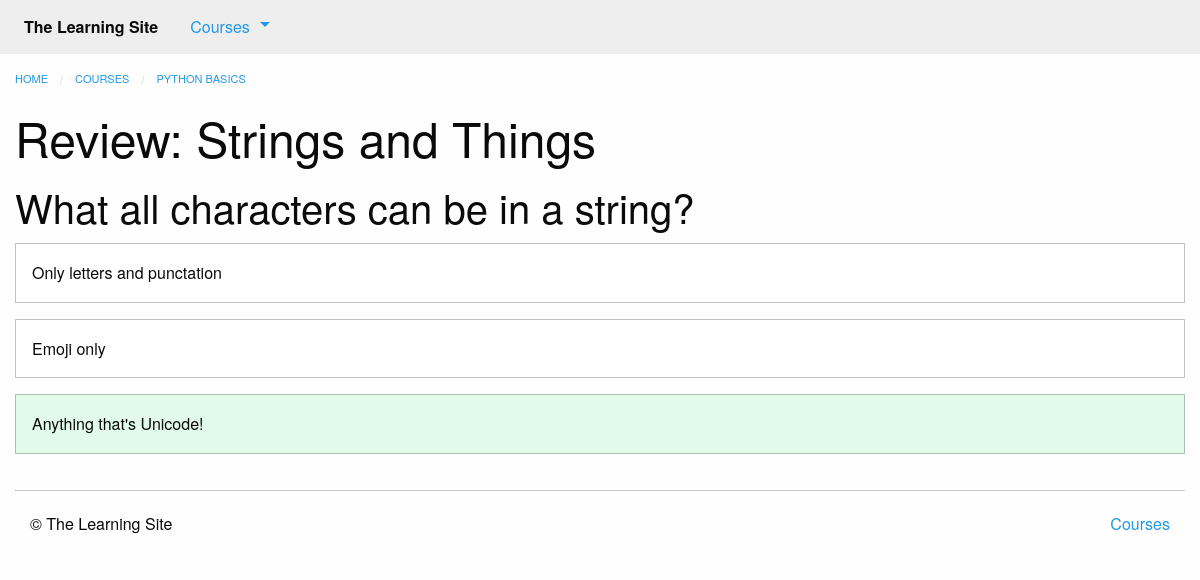
Page /courses/1/q2/ on the committed database.
### courses/models.py (models this page shows, shortened)
class Step(models.Model):
    title = models.CharField(max_length=255)
    description = models.TextField()
    order = models.IntegerField(default=0)
    course = models.ForeignKey(Course)
    class Meta:
        abstract = True
        ordering = ['order',]

class Quiz(Step):
    total_questions = models.IntegerField(default=4)
    class Meta:
        verbose_name_plural = "Quizzes"

class Course(models.Model):
    created_at = models.DateTimeField(auto_now_add=True)
    title = models.CharField(max_length=255)
    description = models.TextField()

class Question(models.Model):
    quiz = models.ForeignKey(Quiz)
    order = models.IntegerField(default=0)
    prompt = models.TextField()
    class Meta:
        ordering = ['order',]

class Answer(models.Model):
    question = models.ForeignKey(Question)
    order = models.IntegerField(default=0)
    text = models.CharField(max_length=255)
    correct = models.BooleanField(default=False)
    class Meta:
        ordering = ['order',]

### courses/views.py (the view)
# urls.py: url(r'(?P<course_pk>\d+)/q(?P<step_pk>\d+)/$', views.quiz_detail,
def quiz_detail(request, course_pk, step_pk):
    step = get_object_or_404(models.Quiz, course_id=course_pk, pk=step_pk)
    return render(request, 'courses/quiz_detail.html', {'step': step})

### courses/templatetags/course_extras.py (called while the page is built)
@register.inclusion_tag('courses/course_nav.html')
def nav_courses_list():
    courses = Course.objects.all()[:5]
    return {'courses': courses}

### courses/templates/courses/quiz_detail.html (shortened to what this page needs)
{% extends "courses/layout.html" %}
{% load course_extras %}
{% block breadcrumbs %}
    <li><a href="{% url 'courses:detail' pk=step.course.pk %}">{{ step.course.title }}</a></li>
{% endblock %}
{% block content %}
    <div class="row columns">
        <article>
            {{ block.super }}
            <h1>{{ step.title }}</h1>
            <ul class="no-bullet">
                {% for question in step.question_set.all %}
                <li>
                    <h2>{{ question.prompt }}</h2>
                    {% for answer in question.answer_set.all %}
                        <div class="callout {% if answer.correct %}success{% endif %}">{{ answer.text }}</div>
                    {% endfor %}
                </li>
                {% endfor %}
            </ul>
        </article>
    </div>
{% endblock %}

### rows in the picture
Quiz: course "PYTHON BASICS", title "Review: Strings and Things"
Question: prompt "What all characters can be in a string?"
Answer: text "Only letters and punctation"
Answer: text "Emoji only"
Answer: text "Anything that's Unicode!"
